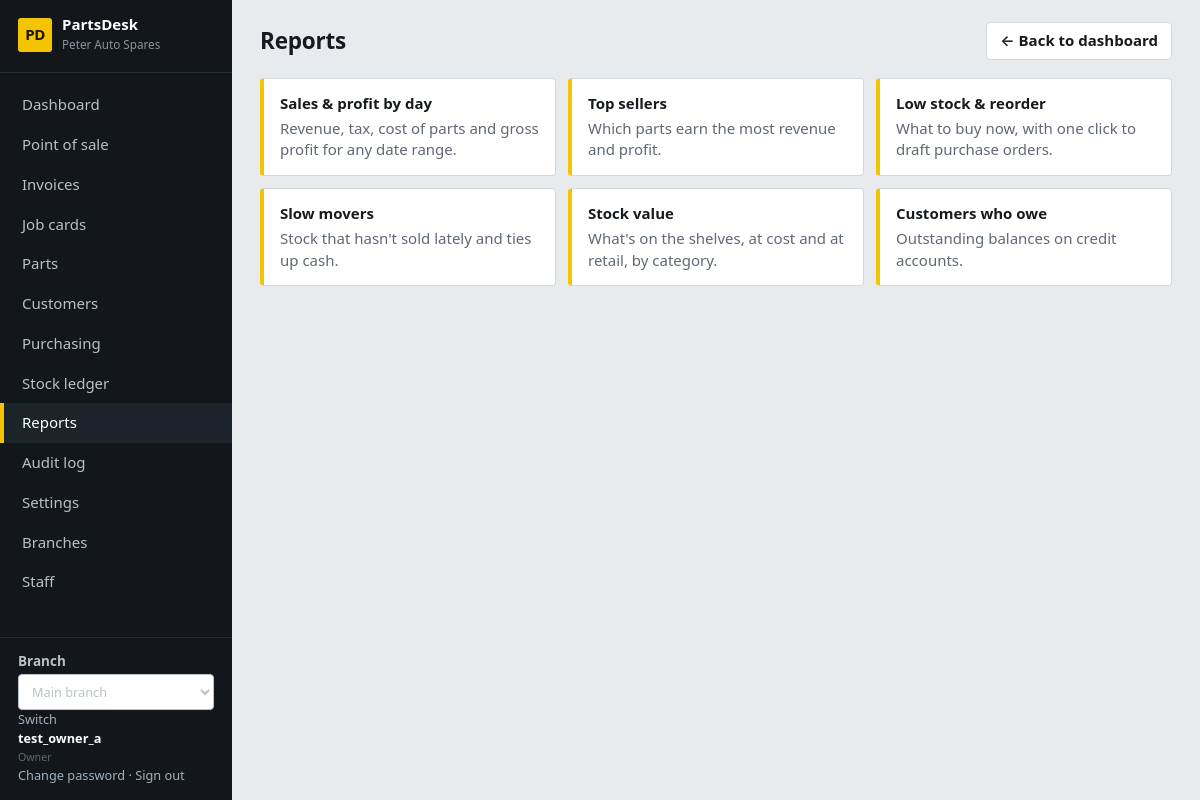
The page /reports/ (signed in) on the database its author committed.
### core/models.py (models this page shows, shortened)
class ShopSettings(TrackedModel):
    tenant = models.OneToOneField(Tenant, on_delete=models.CASCADE, related_name="settings")
    shop_name = models.CharField(max_length=120, default="My Spare Parts Shop")
    address = models.TextField(blank=True)
    phone = models.CharField(max_length=60, blank=True)
    email = models.EmailField(blank=True)
    tax_id = models.CharField("Tax / TPIN number", max_length=60, blank=True)
    currency_symbol = models.CharField(max_length=8, default="$")
    tax_name = models.CharField(max_length=20, default="VAT")
    tax_rate = models.DecimalField("Tax rate %", max_digits=5, decimal_places=2, default=Decimal("0"))
    prices_include_tax = models.BooleanField(default=True, help_text="Untick if prices are entered before tax.")
    counter_max_discount = models.DecimalField(
        "Max discount % for counter staff", max_digits=5, decimal_places=2, default=Decimal("10"),
        help_text="Managers and the owner can exceed this.")
    default_labour_rate = models.DecimalField("Default labour rate per hour", max_digits=10, decimal_places=2, default=Decimal("0"))
    invoice_footer = models.CharField(max_length=200, blank=True, default="Thank you for your business.")
    class Meta:
        verbose_name_plural = "shop settings"
    @classmethod
    def get(cls, tenant):
        obj, _ = cls.objects.get_or_create(tenant=tenant)
        return obj

class User(AbstractUser):
    class Role(models.TextChoices):
        OWNER = "owner", "Owner"
        MANAGER = "manager", "Manager"
        COUNTER = "counter", "Counter sales"
        MECHANIC = "mechanic", "Mechanic"
        STOREKEEPER = "storekeeper", "Storekeeper"
    role = models.CharField(max_length=20, choices=Role.choices, default=Role.COUNTER)
    tenant = models.ForeignKey(Tenant, null=True, blank=True, on_delete=models.PROTECT, related_name="users")
    branches = models.ManyToManyField(Branch, blank=True, related_name="staff")
    @property
    def display_name(self):
        return self.get_full_name() or self.username

### core/views.py (the view)
# urls.py: path("reports/", views.reports_home, name="reports_home"),
@role_required(MGMT)
def reports_home(request):
    cards = [
        ("Sales & profit by day", "report_sales", "Revenue, tax, cost of parts and gross profit for any date range."),
        ("Top sellers", "report_top", "Which parts earn the most revenue and profit."),
        ("Low stock & reorder", "report_low_stock", "What to buy now, with one click to draft purchase orders."),
        ("Slow movers", "report_slow", "Stock that hasn't sold lately and ties up cash."),
        ("Stock value", "report_stock_value", "What's on the shelves, at cost and at retail, by category."),
        ("Customers who owe", "report_receivables", "Outstanding balances on credit accounts."),
    ]
    return render(request, "core/reports_home.html", {"page_title": "Reports", "cards": cards})

### core/audit.py (called while the page is built)
@contextmanager
def audit_context(**values):
    token = _current.set(dict(_current.get(), **values))
    try:
        yield
    finally:
        _current.reset(token)

def metadata(request):
    try:
        address = str(ip_address(request.META.get('REMOTE_ADDR', '')))
    except ValueError:
        address = None
    match = request.resolver_match
    return dict(request_id=request.audit_request_id, ip_address=address,
                route=(match.view_name if match else 'unmatched')[:100], method=request.method[:10])

### core/context.py (called while the page is built)
def shop(request):
    if not request.user.is_authenticated:
        return {}
    if request.branch is None:
        return {"shop": None, "nav": [], "branches": [], "active_branch": None}
    items = []
    for label, name, roles in NAV:
        if roles is None or request.user.role in roles:
            url = reverse(name)
            active = request.path == url if url == "/" else request.path.startswith(url)
            items.append({"label": label, "url": url, "active": active})
    return {"shop": ShopSettings.get(request.tenant), "nav": items,
            "branches": allowed_branches(request.user), "active_branch": request.branch}

### core/models.py (called while the page is built)
    def save(self, *args, **kwargs):
        if not self._state.adding:
            raise ValueError("Audit records cannot be edited.")
        return super().save(*args, **kwargs)

### core/navigation.py (called while the page is built)
def page_back_link(request):
    if request is None or not request.user.is_authenticated:
        return None
    match = request.resolver_match
    name = match.url_name if match else None
    if name == 'dashboard':
        return None
    kwargs = {}
    if name == 'vehicle_create':
        if 'pk' in match.kwargs:
            target, label = 'customer_detail', 'Back to customer'
            kwargs = {'pk': match.kwargs['pk']}
        else:
            target, label = 'vehicle_list', 'Back to vehicles'
    elif name in RECORD_PARENTS:
        target, label = RECORD_PARENTS[name]
        kwargs = {'pk': match.kwargs['pk']}
    else:
        target, label = PARENTS.get(name, ('dashboard', 'Back to dashboard'))
    return {'url': reverse(target, kwargs=kwargs), 'label': label}

### core/templatetags/ui.py (called while the page is built)
@register.simple_tag(takes_context=True)
def page_back_link(context):
    from core.navigation import page_back_link as destination
    return destination(context.get("request"))

### core/tenancy.py (called while the page is built)
def require_branch(request):
    if request.branch is None:
        raise PermissionDenied("No active branch is assigned to your account.")
    return request.branch

### templates/core/reports_home.html
{% extends "base.html" %}
{% block content %}<div class="reportcards">{% for title, url, blurb in cards %}<a href="{% url url %}"><strong>{{ title }}</strong><span class="muted">{{ blurb }}</span></a>{% endfor %}</div>{% endblock %}

### templates/base.html (shortened to what this page needs)
{% load static ui %}<!doctype html>
<html lang="en">
<head>
<link rel="stylesheet" href="{% static 'css/app.css' %}">
</head>
<body data-print-log-url="{% url 'log_print_request' %}" {% if auto_print %}data-autoprint="1"{% endif %}>
<div class="app">
  <aside class="side no-print">
    <div class="brand"><span class="brand-mark">PD</span><div><strong>PartsDesk</strong><small>{{ shop.shop_name }}</small></div></div>
    <nav>{% for item in nav %}<a href="{{ item.url }}" class="{% if item.active %}on{% endif %}">{{ item.label }}</a>{% endfor %}</nav>
    <div class="who">
      {% if branches %}<form method="post" action="{% url 'switch_branch' %}">{% csrf_token %}
      <label for="branch-select">Branch</label><select id="branch-select" name="branch_id" onchange="this.form.submit()">
      {% for b in branches %}<option value="{{ b.pk }}" {% if b.pk == active_branch.pk %}selected{% endif %}>{{ b.name }}</option>{% endfor %}
      </select><button type="submit">Switch</button></form>{% endif %}
      <strong>{{ user.display_name }}</strong><small>{{ user.get_role_display }}</small><br>
      <a href="{% url 'password_change' %}">Change password</a> ·
      <form method="post" action="{% url 'logout' %}">{% csrf_token %}<button type="submit">Sign out</button></form>
    </div>
  </aside>
  <main class="main">
    <header class="top"><h1>{% block page_heading %}{{ page_title }}{% endblock %}</h1><div class="actions">{% page_back_link as back %}{% if back %}<a class="btn no-print" href="{{ back.url }}" aria-label="{{ back.label }}">&larr; {{ back.label }}</a>{% endif %}{% block actions %}{% endblock %}</div></header>
    {% block content %}{% endblock %}
  </main>
</div>
</body>
</html>

### static/css/app.css (style rules this page uses)
:root { --bg:#e8ebee; --panel:#fff; --ink:#171b20; --muted:#5f6873; --line:#d3d8de; --line-soft:#e6e9ed; --side:#13171b; --side-ink:#b8c0c9; --hi:#f5c400; --hi-ink:#1a1400; --ok:#1f7a3a; --warn:#a15c00; --bad:#b42323; --info:#1a5fb4; --mono:ui-monospace,SFMono-Regular,Menlo,Consolas,"Liberation Mono",monospace; }
* { box-sizing:border-box }
html { font-size:15px }
body { margin:0;background:var(--bg);color:var(--ink);font-family:"Segoe UI",system-ui,-apple-system,Roboto,"Helvetica Neue",Arial,sans-serif;line-height:1.45 }
a { color:var(--info);text-decoration:none }
h1,h2,h3 { margin:0;line-height:1.2 }
small,.muted { color:var(--muted) }
.app { display:grid;grid-template-columns:232px 1fr;min-height:100vh }
.side { background:var(--side);color:var(--side-ink);display:flex;flex-direction:column;padding:16px 0;position:sticky;top:0;height:100vh }
.brand { display:flex;gap:10px;align-items:center;padding:0 18px 18px;border-bottom:1px solid #262c33 }
.brand-mark { background:var(--hi);color:var(--hi-ink);font-weight:800;border-radius:3px;width:34px;height:34px;display:grid;place-items:center;letter-spacing:-.5px }
.brand strong { color:#fff;display:block;line-height:1.1 }
.brand small { color:#8a94a0;font-size:.78rem }
.side nav { display:flex;flex-direction:column;padding:12px 0;flex:1;overflow:auto }
.side nav a { color:var(--side-ink);padding:9px 18px;border-left:4px solid transparent;font-weight:500 }
.side nav a.on { border-left-color:var(--hi);background:#1d232a;color:#fff }
.who { padding:14px 18px 0;border-top:1px solid #262c33;font-size:.85rem }
.who strong { color:#fff;display:block }
.who a,.who button { color:#9fb0c2;background:none;border:0;padding:0;font:inherit;cursor:pointer }
.who form { display:inline }
.main { padding:22px 28px 40px;min-width:0 }
.top { display:flex;justify-content:space-between;align-items:center;gap:16px;margin-bottom:18px;flex-wrap:wrap }
.top h1 { font-size:1.5rem;letter-spacing:-.01em }
.actions { display:flex;gap:8px;flex-wrap:wrap }
.btn,button.btn { display:inline-flex;align-items:center;gap:6px;padding:7px 13px;border:1px solid var(--line);border-radius:4px;background:#fff;color:var(--ink);font:inherit;font-weight:600;cursor:pointer;text-decoration:none }
input,select,textarea { font:inherit;color:inherit;padding:7px 9px;border:1px solid #b9c1ca;border-radius:4px;background:#fff;width:100%;min-width:0 }
label { font-weight:600;font-size:.9rem;display:block;margin-bottom:3px }
.reportcards { display:grid;grid-template-columns:repeat(auto-fill,minmax(280px,1fr));gap:12px }
.reportcards a { display:block;background:var(--panel);border:1px solid var(--line);border-left:4px solid var(--hi);border-radius:4px;padding:14px 16px;color:inherit }
.reportcards strong { display:block;margin-bottom:3px }

### rows shown on the page
ShopSettings: shop_name "Peter Auto Spares"
User: display_name "test_owner_a", role "Owner"

### other values the page prints
{{ item.label }} "Dashboard" "Point of sale" "Invoices" "Job cards" "Parts" "Customers" "Purchasing" "Stock ledger" "Reports" "Audit log" "Settings" "Branches" "Staff"
{{ page_title }} "Reports"
{{ back.label }} "Back to dashboard"
{{ title }} "Sales & profit by day" "Top sellers" "Low stock & reorder" "Slow movers" "Stock value" "Customers who owe"
{{ blurb }} "Revenue, tax, cost of parts and gross profit for any date range." "Which parts earn the most revenue and profit." "What to buy now, with one click to draft purchase orders." "Stock that hasn't sold lately and ties up cash." "What's on the shelves, at cost and at retail, by category." "Outstanding balances on credit accounts."
form field branch_id "Main branch"
